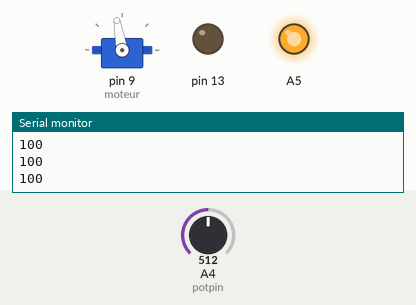
This sketch was run on a simulated Arduino Uno, built with avr-gcc and run on an emulated ATmega328P. Parts: servo, output pins drawn as LEDs (lit = HIGH), the last lines printed to the serial monitor. Dashed ring = blinking. Inputs (shaded band) come from the test bench; at power-on: A4 (potpin) = 512.

Above: at 1.2 s.
1.3 s: A4 (potpin) set to 122
At 1.58 s:
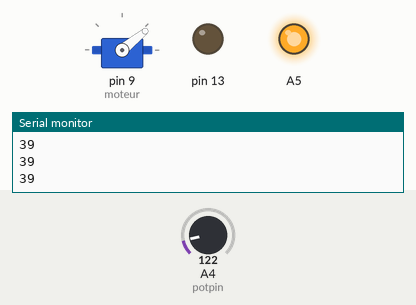
4.3 s: A4 (potpin) set to 511
At 4.67 s:
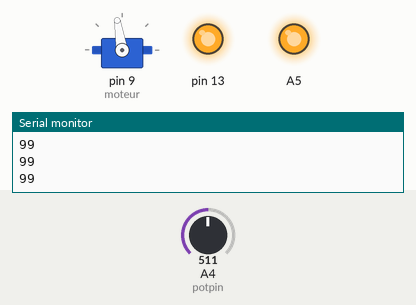
7.3 s: A4 (potpin) set to 306
At 8.1 s:
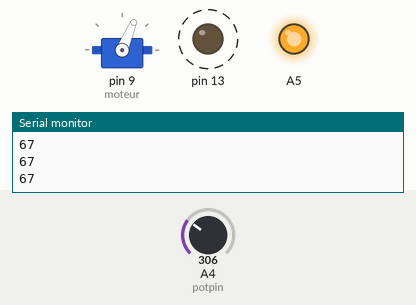
10.3 s: A4 (potpin) set to 716
At 11.5 s:
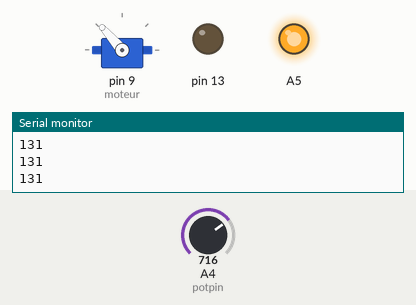
13.3 s: A4 (potpin) set to 900
At 13.7 s:
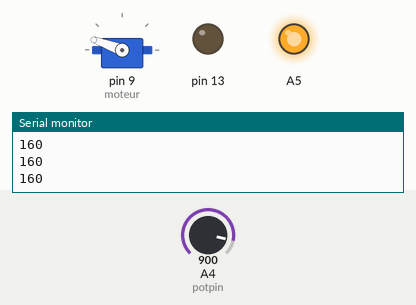
16.3 s: A4 (potpin) set to 1023
At 17.9 s:
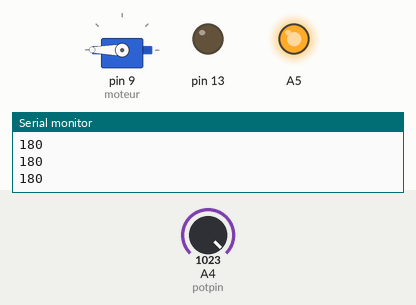
Timing chart, 0 to 19.4 s (numbered marks = the images above; inputs shaded):
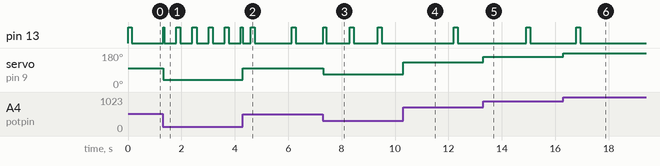

Measured:
- after the input at 1.3 s, servo on pin 9 (moteur): 100° → 39° at once
- after the input at 4.3 s, servo on pin 9 (moteur): 39° → 99° at once
- after the input at 7.3 s, pin 13: alternates HIGH for 0.16 s and LOW for 0.88 s, starting at once; servo on pin 9 (moteur): 99° → 67° at once
- after the input at 10.3 s, servo on pin 9 (moteur): 67° → 131° at once
- after the input at 13.3 s, servo on pin 9 (moteur): 131° → 160° at once
- after the input at 16.3 s, servo on pin 9 (moteur): 160° → 180° at once

The sketch:

Velo_Electrique.ino
```cpp
#include <Servo.h>

Servo moteur;
int potpin = A4;
int consigne;
int i = 0;

void setup()
{
  Serial.begin(115200);
  moteur.attach(9);
  pinMode(A5,OUTPUT);
  digitalWrite(A5, HIGH);
  pinMode(13, OUTPUT);
}

void loop()
{
  Serial.println(consigne);
  consigne = analogRead(potpin);            // reads the value of the potentiometer (value between 0 and 1023)
  consigne = map(consigne, 0, 1023, 20, 180);     // scale it to use it with the servo (value between 0 and 180)
  moteur.write(consigne);
  Serial.println(consigne);
  i++;
  digitalWrite(13, !(i%consigne/10));
  delay(15);

}
```
